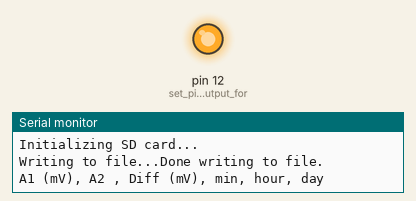
Bench run of a sketch on a simulated Arduino Uno, built with avr-gcc and run on an emulated ATmega328P. Shown: output pins drawn as LEDs (lit = HIGH), the last lines printed to the serial monitor. Storage starts empty.

Above: at 0.1 s.
At 10.1 s:
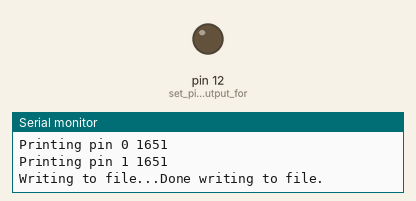
Timing chart, 0 to 11.6 s (numbered marks = the images above):
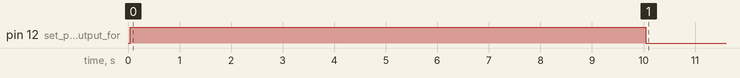

The sketch:

build_guide_code.ino
```cpp
//Brett Stoddard

//uses analog pins on M0
//saves data to sd card

//SD card stuff
#include <SPI.h>
#include "SdFat.h"
SdFat SD;
#define RFM95_CS 8  //for turning off lora
#define SD_CS_PIN 9 //pin 5 is select for SD card
File myFile;
#define FILENAME "sap_5_16.csv"
String data = "";

//Sap flow stuff
int a_pins[2] = { A1 , A2 }; //Input pins
int a_data[2]; //Where values are saved

void setup() {
  //heater
  pinMode(12, OUTPUT ); //set pin 12 as output for heater controller

  Serial.begin( 9600 ); //wait for Serial before starting
  while( !Serial ){ //If Serial doesn't open after 5 secs, continue
    if( millis() > 5000 )
      break;
    delay(10);
  } //This is used in case this is used without a usb

  //setup for SD card
  digitalWrite( RFM95_CS , HIGH ); //deselect lora
  Serial.println(F("Initializing SD card..."));
  if (!SD.begin(SD_CS_PIN)) {
    Serial.println(F("SD initialization failed!"));
    return;
  }
  sd_write( "A1 (mV), A2 , Diff (mV), min, hour, day" );
}

int count = 0;
void loop() {
  count++;
  heat();
  take_temp();
  time_();
  sd_write( data );
  data = ""; //clear buffer
  delay( 60000*5 ); // wait 5 min
}

//Sends a heat pulse for 10 seconds
//Turns on heater, wait 10 sec, turn off heater
void heat(){
  digitalWrite(12, HIGH); //turn on heater
  int delay_time = 10000; //http://www.open-sensing.org/sapflowmeter-blog/2018/6/4/sap-flux-heat-calculations
  delay( delay_time );   //wait delay_time sec
  digitalWrite(12, LOW); //turn off heater
}

//write data to sd card
bool sd_write( String to_log ){
  myFile = SD.open( FILENAME , FILE_WRITE );
  if (myFile) {                 //if file ok, log data
    Serial.print(F("Writing to file..."));
    myFile.println( to_log );
    //close the file:
    myFile.close();
    Serial.println(F("Done writing to file."));

  } else {                      //if file bad, return error
    // if the file didn't open, print an error:
   Serial.println(F("Error opening file"));
   //blink_a();
   return false;
  }
  Serial.println( to_log );
  return true;
}

//record the time of the sensor
//this is pretty inaccurate
//for better accuracy, a dedicated RTC should be used
void time_(){
  long t = millis();
  long sec_ = (t / 1000) % 60;
  long min_ = ((t / 1000) / 60) % 60;
  long hour_ =(((t / 1000) / 60 ) / 60) % 24;
  data += String( sec_ )+","+String( min_ )+","+String( hour_ );
}

//Take the temperature of the top and bottom plants as voltage
void take_temp(){
  for(int i=0; i<2; i++){ //loop through to take values for both top and bottom probes
    a_data[i] = analogRead( a_pins[i] ); //analog Read gives values from 0-1023 based on 0-3.3V
    a_data[i] = map(a_data[i], 0, 1023, 0, 3300);//map these to mV value
    data += String( a_data[i] ); data+=","; //Add to buffer
    Serial.print("Printing pin ");Serial.print(i);Serial.print(" ");Serial.println(a_data[i]); //prints to debug console
  }
}
```

Measured:
- by itself, pin 12 (set_pin_12_as_output_for): LOW → HIGH at 0.04 s, → LOW 10.0 s later
